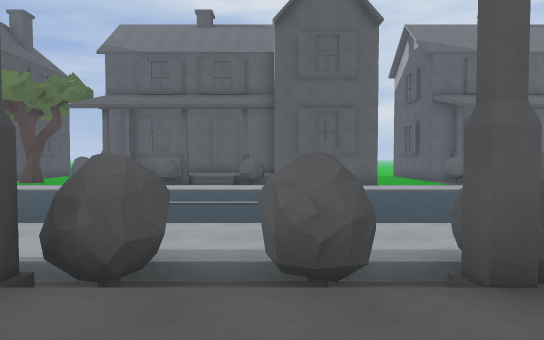
[1] (above)

24 first-person views from a walk through a Godot game level. The camera is 1.5 m above the floor, tilts 2° down and sees 75° across. The floor is counted in squares, 2 m on a side. Each view is taken from the middle of a square. On the plan, view 1 faces up. The plan holds only what a view shows up to about 11 squares ahead; the rest is blank. The place goes on beyond the plan. Surface patterns are stand-ins for the level's own textures.

[2]
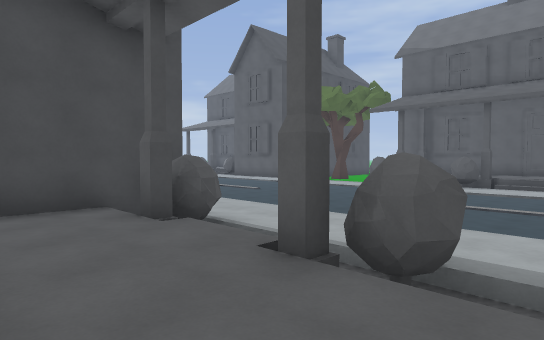

[3]
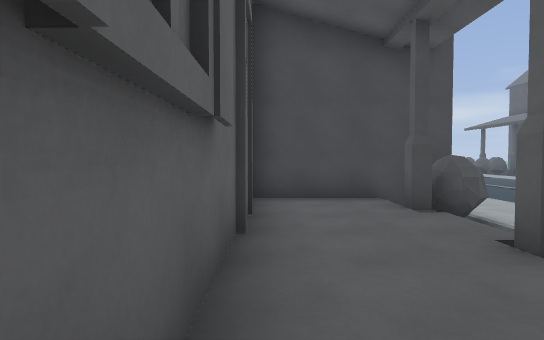

[4]
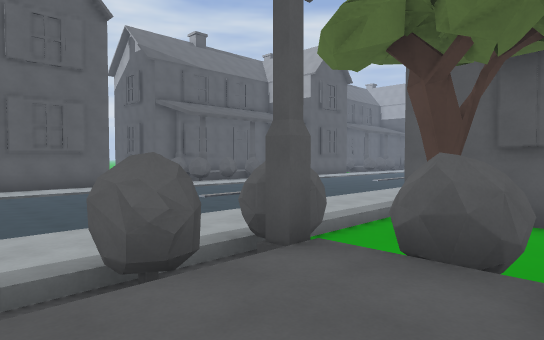

[5]
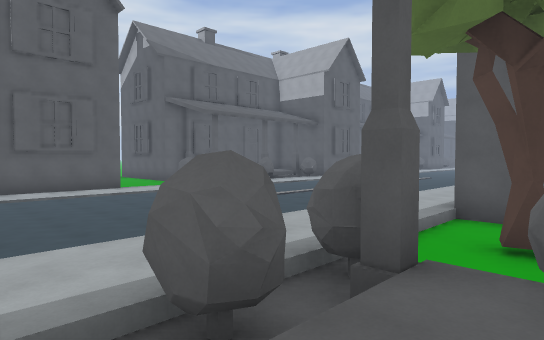

[6]
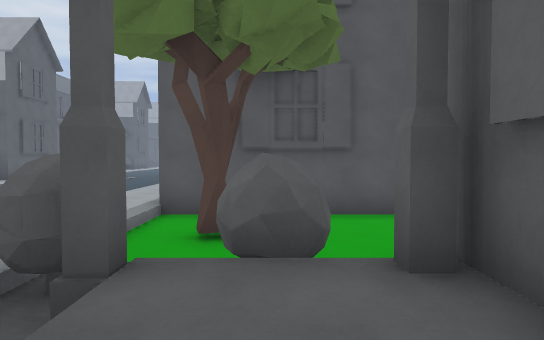

[7]
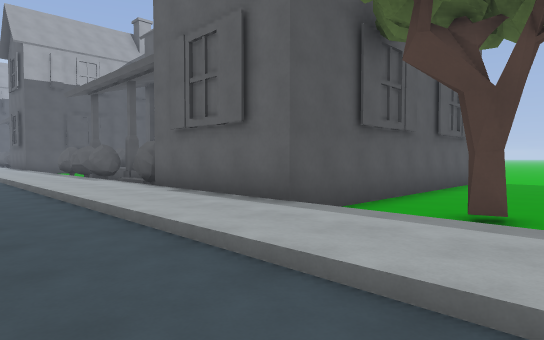

[8]
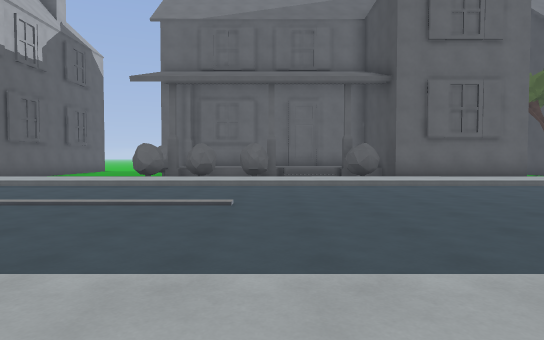

[9]
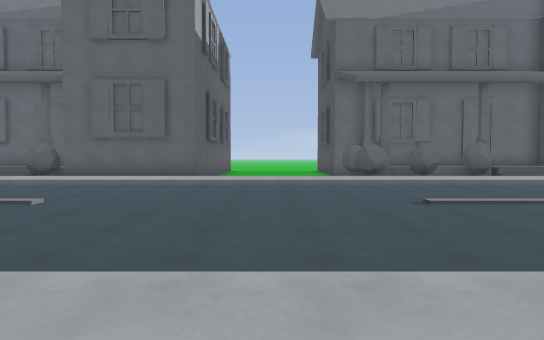

[10]
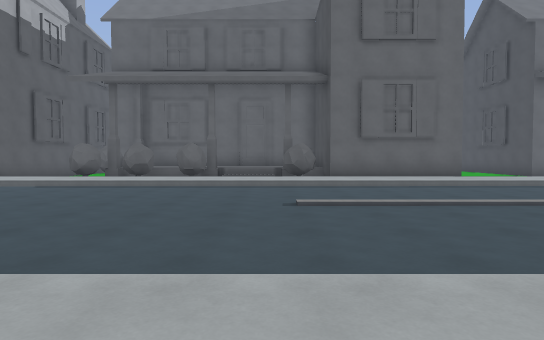

[11]
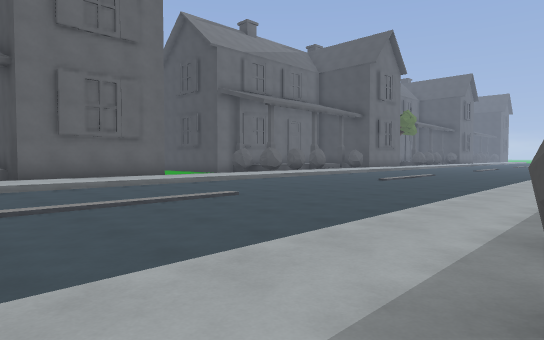

[12]
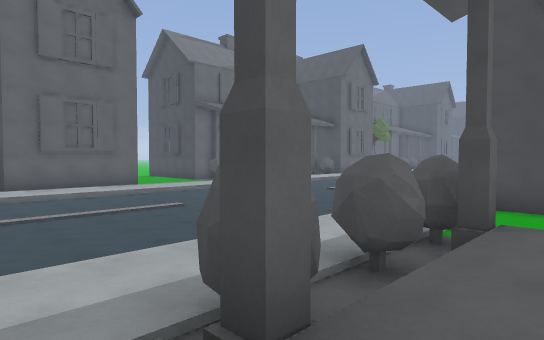

[13]
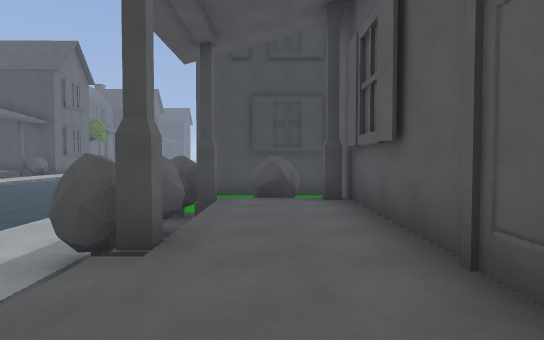

[14]
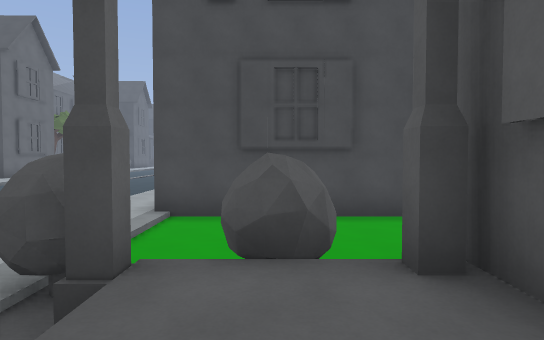

[15]
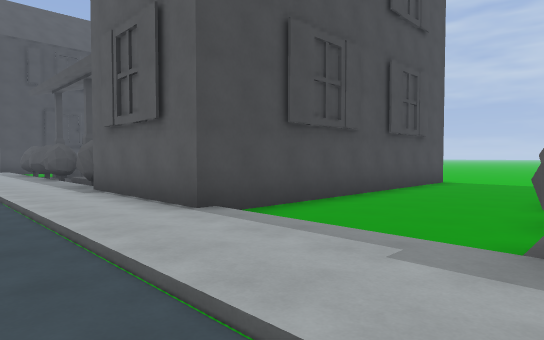

[16]
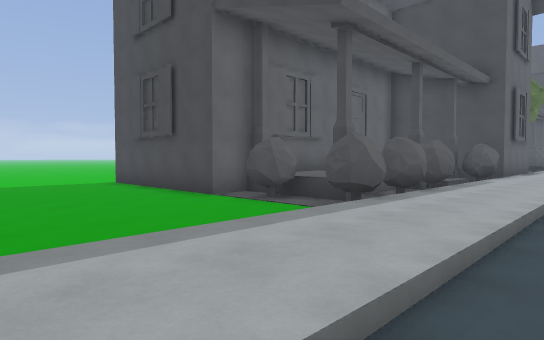

[17]
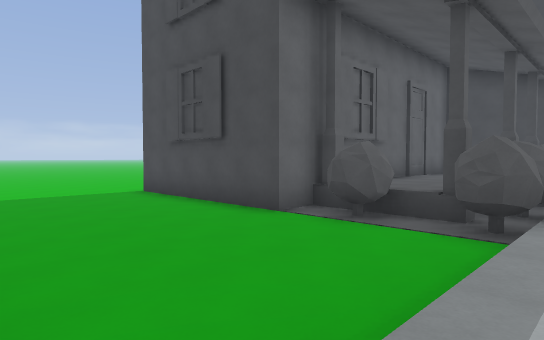

[18]
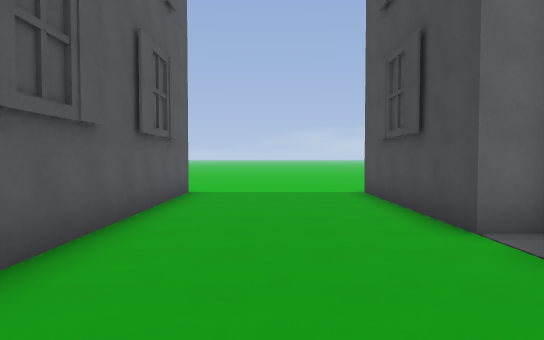

[19]
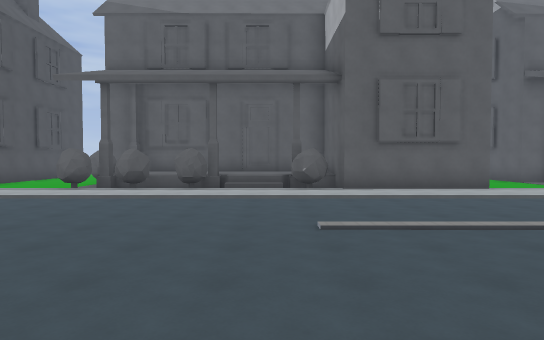

[20]
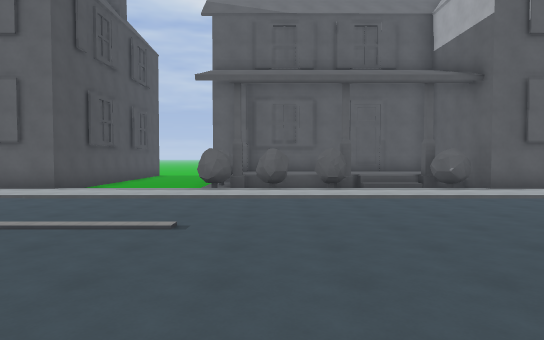

[21]
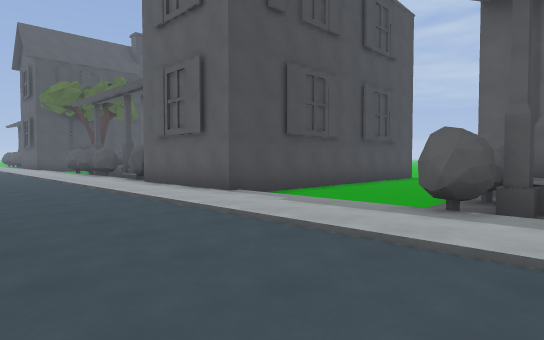

[22]
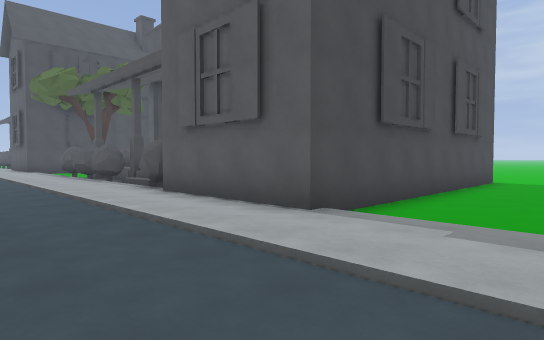

[23]
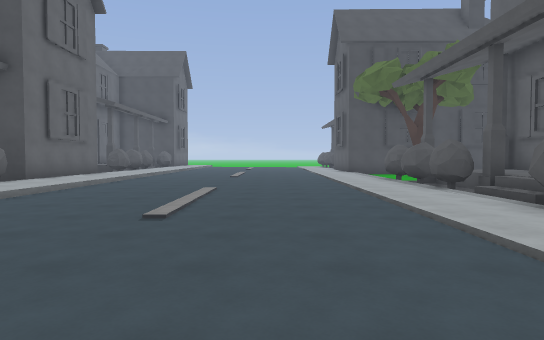

[24]
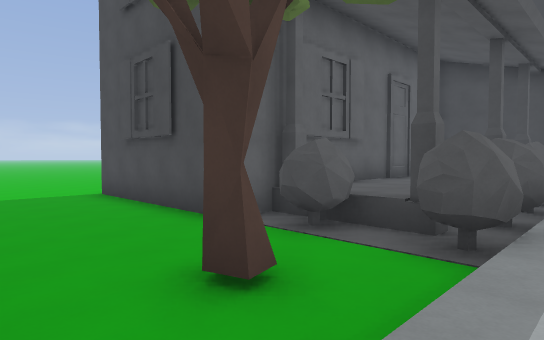

### Floor plan
Key: @ floor where view 1 was taken; # wall or solid block; x gap in a wall; . main floor; : floor 0.25 m higher than the main floor; + floor 0.75 m higher than the main floor; / step, stairs or slope; = window, fence, low wall or low ledge; ^ raised ledge; v drop or lower ground.
Columns run from 7 left of view 1 to 36 right of it. Each row starts with its distance up from view 1.
 20            #..             #...
 19            #..             #...
 18  ^         #..             #...# ^^^^
 17 #++        #....#          #....#+++++
 16 # ++       #...##          #...#+++++++
 15 #  #++     #....# x#++##   #...#####+
 14  #/#//######///###/#//######///#/##//
 13 ....//..............//.............///
 12 ///////////////////////////////////////
 11 ........................................
 10 ........................................
  9 .........................................
  8 ..........................................
  7 ..........................................
  6 ...........................................
  5 ////////////////////////////////////////////
  4 ::::::::::::::::::::::::::::::::::::::::::::
  3 ##x#//####....#####//###.#.....#####//###.#.
  2  #v++####..#..#   v/ # ##......#  #
  1  #+++++++#....#      +++=#.....#  #
  0  #+++++@+#....#    +++++#......#
 -1    ^^^^^^#....#    ^^^^^##.....#
 -2          #....#          #.....#
 -3          #....#          #.....#
 -4          #....#          #.....#
 -5          #... #          #.....#
 -6           ...            ......
 -7           ...             .....
 -8           ..               ..

Where each view was taken, in squares from view 1:
view 1: 0 up, 0 right, facing up
view 2: 0 up, 0 right, facing up-left
view 3: 0 up, 1 right, facing left
view 4: 0 up, 1 left, facing up-right
view 5: 1 up, 1 left, facing up-right
view 6: 1 up, 1 left, facing right
view 7: 7 up, 3 right, facing down-right
view 8: 14 up, 14 right, facing down
view 9: 14 up, 21 right, facing down
view 10: 14 up, 29 right, facing down
view 11: 14 up, 29 right, facing down-left
view 12: 16 up, 29 right, facing down-left
view 13: 16 up, 31 right, facing left
view 14: 16 up, 27 right, facing left
view 15: 11 up, 24 right, facing up-left
view 16: 6 up, 23 right, facing down-left
view 17: 4 up, 23 right, facing down-left
view 18: 4 up, 21 right, facing down
view 19: 4 up, 14 right, facing up
view 20: 4 up, 10 right, facing up
view 21: 9 up, 10 right, facing up-left
view 22: 10 up, 7 right, facing up-left
view 23: 10 up, 4 right, facing left
view 24: 4 up, 6 right, facing down-left
